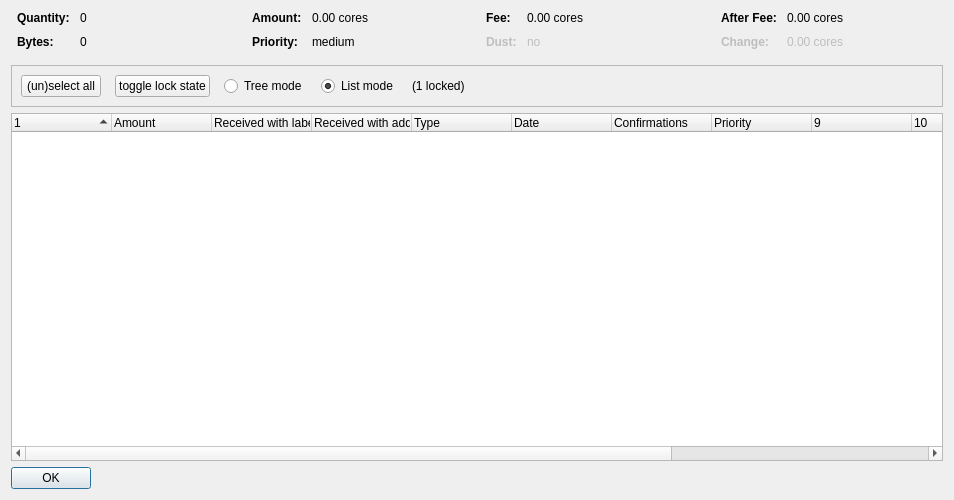
<?xml version="1.0" encoding="UTF-8"?>
<ui version="4.0">
 <class>CoinControlDialog</class>
 <widget class="QDialog" name="CoinControlDialog">
  <property name="geometry">
   <rect>
    <x>0</x>
    <y>0</y>
    <width>954</width>
    <height>500</height>
   </rect>
  </property>
  <property name="windowTitle">
   <string>Coin Selection</string>
  </property>
  <layout class="QVBoxLayout" name="verticalLayout">
   <item>
    <layout class="QHBoxLayout" name="horizontalLayoutTop" stretch="0,0,0,0">
     <property name="topMargin">
      <number>0</number>
     </property>
     <property name="bottomMargin">
      <number>10</number>
     </property>
     <item>
      <layout class="QFormLayout" name="formLayoutCoinControl1">
       <property name="horizontalSpacing">
        <number>10</number>
       </property>
       <property name="verticalSpacing">
        <number>10</number>
       </property>
       <property name="leftMargin">
        <number>6</number>
       </property>
       <property name="rightMargin">
        <number>6</number>
       </property>
       <item row="0" column="0">
        <widget class="QLabel" name="labelCoinControlQuantityText">
         <property name="font">
          <font>
           <weight>75</weight>
           <bold>true</bold>
          </font>
         </property>
         <property name="text">
          <string>Quantity:</string>
         </property>
        </widget>
       </item>
       <item row="0" column="1">
        <widget class="QLabel" name="labelCoinControlQuantity">
         <property name="cursor">
          <cursorShape>IBeamCursor</cursorShape>
         </property>
         <property name="contextMenuPolicy">
          <enum>Qt::ActionsContextMenu</enum>
         </property>
         <property name="text">
          <string notr="true">0</string>
         </property>
         <property name="textInteractionFlags">
          <set>Qt::LinksAccessibleByMouse|Qt::TextSelectableByKeyboard|Qt::TextSelectableByMouse</set>
         </property>
        </widget>
       </item>
       <item row="1" column="0">
        <widget class="QLabel" name="labelCoinControlBytesText">
         <property name="font">
          <font>
           <weight>75</weight>
           <bold>true</bold>
          </font>
         </property>
         <property name="text">
          <string>Bytes:</string>
         </property>
        </widget>
       </item>
       <item row="1" column="1">
        <widget class="QLabel" name="labelCoinControlBytes">
         <property name="cursor">
          <cursorShape>IBeamCursor</cursorShape>
         </property>
         <property name="contextMenuPolicy">
          <enum>Qt::ActionsContextMenu</enum>
         </property>
         <property name="text">
          <string notr="true">0</string>
         </property>
         <property name="textInteractionFlags">
          <set>Qt::LinksAccessibleByMouse|Qt::TextSelectableByKeyboard|Qt::TextSelectableByMouse</set>
         </property>
        </widget>
       </item>
      </layout>
     </item>
     <item>
      <layout class="QFormLayout" name="formLayoutCoinControl2">
       <property name="horizontalSpacing">
        <number>10</number>
       </property>
       <property name="verticalSpacing">
        <number>10</number>
       </property>
       <property name="leftMargin">
        <number>6</number>
       </property>
       <property name="rightMargin">
        <number>6</number>
       </property>
       <item row="0" column="0">
        <widget class="QLabel" name="labelCoinControlAmountText">
         <property name="font">
          <font>
           <weight>75</weight>
           <bold>true</bold>
          </font>
         </property>
         <property name="text">
          <string>Amount:</string>
         </property>
        </widget>
       </item>
       <item row="0" column="1">
        <widget class="QLabel" name="labelCoinControlAmount">
         <property name="cursor">
          <cursorShape>IBeamCursor</cursorShape>
         </property>
         <property name="contextMenuPolicy">
          <enum>Qt::ActionsContextMenu</enum>
         </property>
         <property name="text">
          <string notr="true">0.00 cores</string>
         </property>
         <property name="textInteractionFlags">
          <set>Qt::LinksAccessibleByMouse|Qt::TextSelectableByKeyboard|Qt::TextSelectableByMouse</set>
         </property>
        </widget>
       </item>
       <item row="1" column="0">
        <widget class="QLabel" name="labelCoinControlPriorityText">
         <property name="font">
          <font>
           <weight>75</weight>
           <bold>true</bold>
          </font>
         </property>
         <property name="text">
          <string>Priority:</string>
         </property>
        </widget>
       </item>
       <item row="1" column="1">
        <widget class="QLabel" name="labelCoinControlPriority">
         <property name="cursor">
          <cursorShape>IBeamCursor</cursorShape>
         </property>
         <property name="contextMenuPolicy">
          <enum>Qt::ActionsContextMenu</enum>
         </property>
         <property name="text">
          <string>medium</string>
         </property>
         <property name="textInteractionFlags">
          <set>Qt::LinksAccessibleByMouse|Qt::TextSelectableByKeyboard|Qt::TextSelectableByMouse</set>
         </property>
        </widget>
       </item>
      </layout>
     </item>
     <item>
      <layout class="QFormLayout" name="formLayoutCoinControl3">
       <property name="horizontalSpacing">
        <number>10</number>
       </property>
       <property name="verticalSpacing">
        <number>10</number>
       </property>
       <property name="leftMargin">
        <number>6</number>
       </property>
       <property name="rightMargin">
        <number>6</number>
       </property>
       <item row="0" column="0">
        <widget class="QLabel" name="labelCoinControlFeeText">
         <property name="font">
          <font>
           <weight>75</weight>
           <bold>true</bold>
          </font>
         </property>
         <property name="text">
          <string>Fee:</string>
         </property>
        </widget>
       </item>
       <item row="0" column="1">
        <widget class="QLabel" name="labelCoinControlFee">
         <property name="cursor">
          <cursorShape>IBeamCursor</cursorShape>
         </property>
         <property name="contextMenuPolicy">
          <enum>Qt::ActionsContextMenu</enum>
         </property>
         <property name="text">
          <string notr="true">0.00 cores</string>
         </property>
         <property name="textInteractionFlags">
          <set>Qt::LinksAccessibleByMouse|Qt::TextSelectableByKeyboard|Qt::TextSelectableByMouse</set>
         </property>
        </widget>
       </item>
       <item row="1" column="0">
        <widget class="QLabel" name="labelCoinControlLowOutputText">
         <property name="enabled">
          <bool>false</bool>
         </property>
         <property name="font">
          <font>
           <weight>75</weight>
           <bold>true</bold>
          </font>
         </property>
         <property name="text">
          <string>Dust:</string>
         </property>
        </widget>
       </item>
       <item row="1" column="1">
        <widget class="QLabel" name="labelCoinControlLowOutput">
         <property name="enabled">
          <bool>false</bool>
         </property>
         <property name="cursor">
          <cursorShape>IBeamCursor</cursorShape>
         </property>
         <property name="contextMenuPolicy">
          <enum>Qt::ActionsContextMenu</enum>
         </property>
         <property name="text">
          <string>no</string>
         </property>
         <property name="textInteractionFlags">
          <set>Qt::LinksAccessibleByMouse|Qt::TextSelectableByKeyboard|Qt::TextSelectableByMouse</set>
         </property>
        </widget>
       </item>
      </layout>
     </item>
     <item>
      <layout class="QFormLayout" name="formLayoutCoinControl4">
       <property name="horizontalSpacing">
        <number>10</number>
       </property>
       <property name="verticalSpacing">
        <number>10</number>
       </property>
       <property name="leftMargin">
        <number>6</number>
       </property>
       <property name="rightMargin">
        <number>6</number>
       </property>
       <item row="0" column="0">
        <widget class="QLabel" name="labelCoinControlAfterFeeText">
         <property name="font">
          <font>
           <weight>75</weight>
           <bold>true</bold>
          </font>
         </property>
         <property name="text">
          <string>After Fee:</string>
         </property>
        </widget>
       </item>
       <item row="0" column="1">
        <widget class="QLabel" name="labelCoinControlAfterFee">
         <property name="cursor">
          <cursorShape>IBeamCursor</cursorShape>
         </property>
         <property name="contextMenuPolicy">
          <enum>Qt::ActionsContextMenu</enum>
         </property>
         <property name="text">
          <string notr="true">0.00 cores</string>
         </property>
         <property name="textInteractionFlags">
          <set>Qt::LinksAccessibleByMouse|Qt::TextSelectableByKeyboard|Qt::TextSelectableByMouse</set>
         </property>
        </widget>
       </item>
       <item row="1" column="0">
        <widget class="QLabel" name="labelCoinControlChangeText">
         <property name="enabled">
          <bool>false</bool>
         </property>
         <property name="font">
          <font>
           <weight>75</weight>
           <bold>true</bold>
          </font>
         </property>
         <property name="text">
          <string>Change:</string>
         </property>
        </widget>
       </item>
       <item row="1" column="1">
        <widget class="QLabel" name="labelCoinControlChange">
         <property name="enabled">
          <bool>false</bool>
         </property>
         <property name="cursor">
          <cursorShape>IBeamCursor</cursorShape>
         </property>
         <property name="contextMenuPolicy">
          <enum>Qt::ActionsContextMenu</enum>
         </property>
         <property name="text">
          <string notr="true">0.00 cores</string>
         </property>
         <property name="textInteractionFlags">
          <set>Qt::LinksAccessibleByMouse|Qt::TextSelectableByKeyboard|Qt::TextSelectableByMouse</set>
         </property>
        </widget>
       </item>
      </layout>
     </item>
    </layout>
   </item>
   <item>
    <widget class="QFrame" name="frame">
     <property name="minimumSize">
      <size>
       <width>0</width>
       <height>40</height>
      </size>
     </property>
     <property name="frameShape">
      <enum>QFrame::StyledPanel</enum>
     </property>
     <property name="frameShadow">
      <enum>QFrame::Sunken</enum>
     </property>
     <layout class="QHBoxLayout" name="horizontalLayout">
      <item>
       <layout class="QHBoxLayout" name="horizontalLayoutPanel" stretch="0,0,0,0,0,0">
        <property name="spacing">
         <number>14</number>
        </property>
        <item>
         <widget class="QPushButton" name="pushButtonSelectAll">
          <property name="sizePolicy">
           <sizepolicy hsizetype="Maximum" vsizetype="Fixed">
            <horstretch>0</horstretch>
            <verstretch>0</verstretch>
           </sizepolicy>
          </property>
          <property name="text">
           <string>(un)select all</string>
          </property>
          <property name="autoDefault">
           <bool>false</bool>
          </property>
         </widget>
        </item>
        <item>
         <widget class="QPushButton" name="pushButtonToggleLock">
          <property name="sizePolicy">
           <sizepolicy hsizetype="Maximum" vsizetype="Fixed">
            <horstretch>0</horstretch>
            <verstretch>0</verstretch>
           </sizepolicy>
          </property>
          <property name="text">
           <string>toggle lock state</string>
          </property>
          <property name="autoDefault">
           <bool>false</bool>
          </property>
         </widget>
        </item>
        <item>
         <widget class="QRadioButton" name="radioTreeMode">
          <property name="sizePolicy">
           <sizepolicy hsizetype="Maximum" vsizetype="Fixed">
            <horstretch>0</horstretch>
            <verstretch>0</verstretch>
           </sizepolicy>
          </property>
          <property name="text">
           <string>Tree mode</string>
          </property>
         </widget>
        </item>
        <item>
         <widget class="QRadioButton" name="radioListMode">
          <property name="sizePolicy">
           <sizepolicy hsizetype="Maximum" vsizetype="Fixed">
            <horstretch>0</horstretch>
            <verstretch>0</verstretch>
           </sizepolicy>
          </property>
          <property name="text">
           <string>List mode</string>
          </property>
          <property name="checked">
           <bool>true</bool>
          </property>
         </widget>
        </item>
        <item>
         <widget class="QLabel" name="labelLocked">
          <property name="text">
           <string>(1 locked)</string>
          </property>
         </widget>
        </item>
        <item>
         <spacer name="horizontalSpacer">
          <property name="orientation">
           <enum>Qt::Horizontal</enum>
          </property>
          <property name="sizeHint" stdset="0">
           <size>
            <width>40</width>
            <height>20</height>
           </size>
          </property>
         </spacer>
        </item>
       </layout>
      </item>
     </layout>
    </widget>
   </item>
   <item>
    <widget class="CoinControlTreeWidget" name="treeWidget">
     <property name="contextMenuPolicy">
      <enum>Qt::CustomContextMenu</enum>
     </property>
     <property name="sortingEnabled">
      <bool>false</bool>
     </property>
     <property name="columnCount">
      <number>13</number>
     </property>
     <attribute name="headerShowSortIndicator" stdset="0">
      <bool>true</bool>
     </attribute>
     <attribute name="headerStretchLastSection">
      <bool>false</bool>
     </attribute>
     <column>
      <property name="text">
       <string/>
      </property>
     </column>
     <column>
      <property name="text">
       <string>Amount</string>
      </property>
     </column>
     <column>
      <property name="text">
       <string>Received with label</string>
      </property>
     </column>
     <column>
      <property name="text">
       <string>Received with address</string>
      </property>
     </column>
     <column>
      <property name="text">
	<string>Type</string>
      </property>
     </column>
     <column>
      <property name="text">	 
       <string>Date</string>
      </property>
     </column>
     <column>
      <property name="text">
       <string>Confirmations</string>
      </property>
      <property name="toolTip">
       <string>Confirmed</string>
      </property>
     </column>
     <column>
      <property name="text">
       <string>Priority</string>
      </property>
     </column>
     <column>
      <property name="text">
       <string/>
      </property>
     </column>
     <column>
      <property name="text">
       <string/>
      </property>
     </column>
     <column>
      <property name="text">
       <string/>
      </property>
     </column>
     <column>
      <property name="text">
       <string/>
      </property>
     </column>
     <column>
      <property name="text">
       <string/>
      </property>
     </column>
    </widget>
   </item>
   <item>
    <widget class="QDialogButtonBox" name="buttonBox">
     <property name="sizePolicy">
      <sizepolicy hsizetype="Maximum" vsizetype="Fixed">
       <horstretch>0</horstretch>
       <verstretch>0</verstretch>
      </sizepolicy>
     </property>
     <property name="orientation">
      <enum>Qt::Horizontal</enum>
     </property>
     <property name="standardButtons">
      <set>QDialogButtonBox::Ok</set>
     </property>
    </widget>
   </item>
  </layout>
 </widget>
 <customwidgets>
  <customwidget>
   <class>CoinControlTreeWidget</class>
   <extends>QTreeWidget</extends>
   <header>coincontroltreewidget.h</header>
  </customwidget>
 </customwidgets>
 <resources/>
 <connections/>
</ui>
